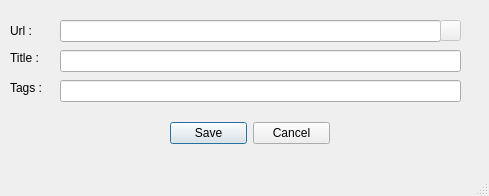
<?xml version="1.0" encoding="UTF-8"?>
<ui version="4.0">
 <class>BookmarkDetail</class>
 <widget class="QMainWindow" name="BookmarkDetail">
  <property name="geometry">
   <rect>
    <x>0</x>
    <y>0</y>
    <width>489</width>
    <height>196</height>
   </rect>
  </property>
  <property name="windowTitle">
   <string>Delicious bookmarks: save a bookmark</string>
  </property>
  <widget class="QWidget" name="centralwidget">
   <widget class="QDialogButtonBox" name="buttonBox">
    <property name="geometry">
     <rect>
      <x>170</x>
      <y>120</y>
      <width>160</width>
      <height>26</height>
     </rect>
    </property>
    <property name="standardButtons">
     <set>QDialogButtonBox::Cancel|QDialogButtonBox::Save</set>
    </property>
   </widget>
   <widget class="QLineEdit" name="url">
    <property name="geometry">
     <rect>
      <x>60</x>
      <y>20</y>
      <width>381</width>
      <height>22</height>
     </rect>
    </property>
   </widget>
   <widget class="QLabel" name="url_label">
    <property name="geometry">
     <rect>
      <x>10</x>
      <y>20</y>
      <width>61</width>
      <height>21</height>
     </rect>
    </property>
    <property name="text">
     <string>Url :</string>
    </property>
   </widget>
   <widget class="QLabel" name="title_label">
    <property name="geometry">
     <rect>
      <x>10</x>
      <y>50</y>
      <width>57</width>
      <height>16</height>
     </rect>
    </property>
    <property name="text">
     <string>Title :</string>
    </property>
   </widget>
   <widget class="QLabel" name="tags_label">
    <property name="geometry">
     <rect>
      <x>10</x>
      <y>80</y>
      <width>41</width>
      <height>16</height>
     </rect>
    </property>
    <property name="text">
     <string>Tags :</string>
    </property>
   </widget>
   <widget class="QLineEdit" name="title">
    <property name="geometry">
     <rect>
      <x>60</x>
      <y>50</y>
      <width>401</width>
      <height>22</height>
     </rect>
    </property>
   </widget>
   <widget class="QLineEdit" name="tags">
    <property name="geometry">
     <rect>
      <x>60</x>
      <y>80</y>
      <width>401</width>
      <height>22</height>
     </rect>
    </property>
   </widget>
   <widget class="QPushButton" name="show_url">
    <property name="enabled">
     <bool>false</bool>
    </property>
    <property name="geometry">
     <rect>
      <x>440</x>
      <y>20</y>
      <width>21</width>
      <height>21</height>
     </rect>
    </property>
    <property name="text">
     <string/>
    </property>
    <property name="flat">
     <bool>false</bool>
    </property>
   </widget>
  </widget>
  <widget class="QMenuBar" name="menubar">
   <property name="geometry">
    <rect>
     <x>0</x>
     <y>0</y>
     <width>489</width>
     <height>26</height>
    </rect>
   </property>
  </widget>
  <widget class="QStatusBar" name="statusbar"/>
 </widget>
 <resources>
  <include location="fastlink.qrc"/>
 </resources>
 <connections/>
</ui>
